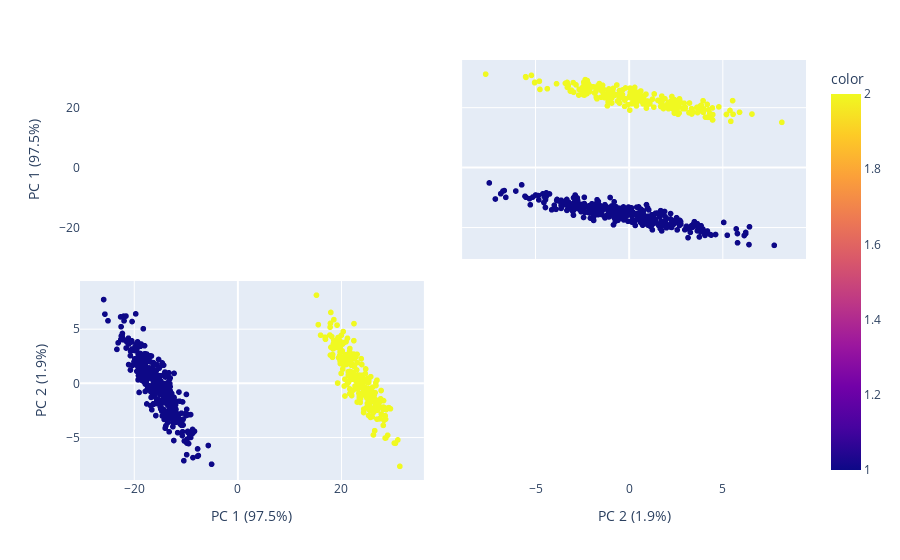

The cell this chart's notebook holds for it:
### Code cell
labels = {
    str(i): f"PC {i+1} ({var:.1f}%)"
    for i, var in enumerate(pca.explained_variance_ratio_ * 100)
}

fig = px.scatter_matrix(
    data_pca,
    labels=labels,
    dimensions=range(comp),
    color=np.concatenate((np.ones(n1), 2 * np.ones(n2), real_class_num))
)
fig.update_traces(diagonal_visible=False)
fig.show()

### Figure 1 — Plotly figure (JSON) as saved in the notebook; plotly's stock layout.template omitted (floating-point values rounded to 4 significant figures; data arrays with more than 128 entries replaced by an {"elided": "..."} marker saying what was removed)
{"data": [{"diagonal": {"visible": false}, "dimensions": [{"axis": {"matches": true}, "label": "PC 1 (97.5%)", "values": {"elided": "600 float values"}}, {"axis": {"matches": true}, "label": "PC 2 (1.9%)", "values": {"elided": "600 float values"}}], "hovertemplate": "%{xaxis.title.text}=%{x}<br>%{yaxis.title.text}=%{y}<br>color=%{marker.color}<extra></extra>", "legendgroup": "", "marker": {"color": {"elided": "600 int values"}, "coloraxis": "coloraxis", "symbol": "circle"}, "name": "", "showlegend": false, "type": "splom"}], "layout": {"coloraxis": {"colorbar": {"title": {"text": "color"}}, "colorscale": [[0, "#0d0887"], [0.1111, "#46039f"], [0.2222, "#7201a8"], [0.3333, "#9c179e"], [0.4444, "#bd3786"], [0.5556, "#d8576b"], [0.6667, "#ed7953"], [0.7778, "#fb9f3a"], [0.8889, "#fdca26"], [1, "#f0f921"]]}, "dragmode": "select", "legend": {"tracegroupgap": 0}, "margin": {"t": 60}}}
